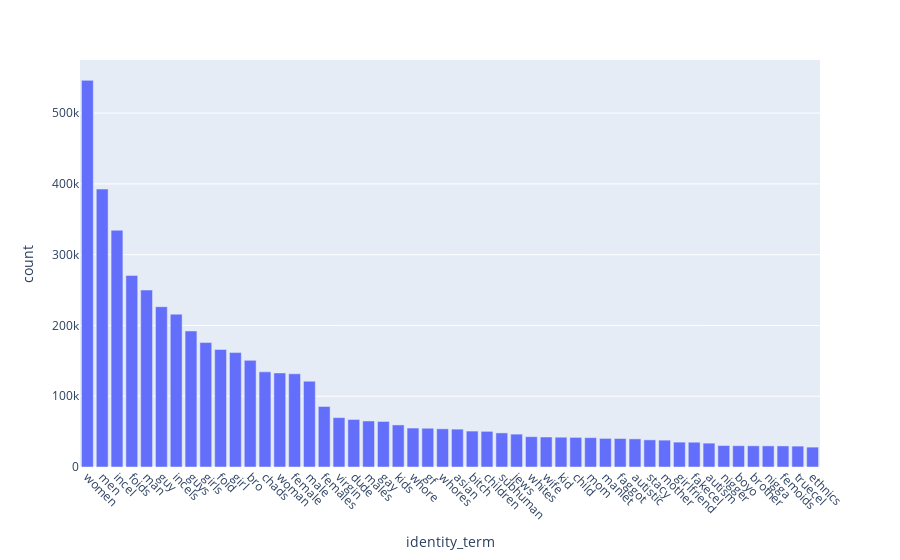

Notebook cell for this chart:
### Markdown cell above
## Total matches

### Code cell
incels_exp = incels_data.explode('netmapper_identity_matches')
# freq = pd.DataFrame(exploded.netmapper_identity_matches.value_counts(), columns=['term', 'count'])

freq = incels_exp.netmapper_identity_matches.value_counts().to_frame(name='count').reset_index(names='identity_term')
freq.head(20)

import plotly.express as px
pd.options.plotting.backend = 'plotly'

fig = px.bar(freq.head(50), x='identity_term', y='count')
fig.update_xaxes(tickangle=45)

### Figure 1 — Plotly figure (JSON) as saved in the notebook; plotly's stock layout.template omitted (floating-point values rounded to 4 significant figures)
{"data": [{"alignmentgroup": "True", "hovertemplate": "identity_term=%{x}<br>count=%{y}<extra></extra>", "legendgroup": "", "marker": {"color": "#636efa", "pattern": {"shape": ""}}, "name": "", "offsetgroup": "", "orientation": "v", "showlegend": false, "textposition": "auto", "type": "bar", "x": ["women", "men", "incel", "foids", "man", "guy", "incels", "guys", "girls", "foid", "girl", "bro", "chads", "woman", "female", "male", "females", "virgin", "dude", "males", "gay", "kids", "whore", "gf", "whores", "asian", "bitch", "children", "subhuman", "jews", "whites", "wife", "kid", "child", "mom", "manlet", "faggot", "autistic", "stacy", "mother", "girlfriend", "fakecel", "autism", "nigger", "boyo", "brother", "nigga", "femoids", "truecel", "ethnics"], "xaxis": "x", "y": [546332, 392776, 334525, 270735, 250046, 226485, 215958, 192224, 175839, 166132, 161688, 150677, 134430, 132916, 131703, 121235, 85506, 69776, 67158, 65007, 64361, 59427, 55026, 54752, 53915, 53509, 50775, 50387, 48181, 46447, 42815, 42389, 42090, 41827, 41486, 40414, 40222, 39735, 38336, 37946, 35167, 35028, 33707, 30345, 30071, 29962, 29835, 29789, 29524, 28109], "yaxis": "y"}], "layout": {"autosize": true, "barmode": "relative", "legend": {"tracegroupgap": 0}, "margin": {"t": 60}, "xaxis": {"anchor": "y", "autorange": true, "domain": [0, 1], "range": [-0.5, 49.5], "tickangle": 45, "title": {"text": "identity_term"}, "type": "category"}, "yaxis": {"anchor": "x", "autorange": true, "domain": [0, 1], "range": [0, 575100.0], "title": {"text": "count"}, "type": "linear"}}}
